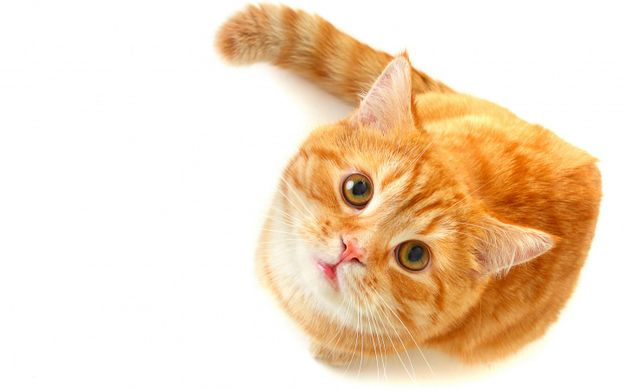
#> input picture numpy_examples/cat_picture.jpg, 624 x 390 px
$ python main.py
#> lines starting #> are read from the running program, lines starting #| are printed output that depends on the picture
### numpy_examples/images.py
import numpy as np
import os
import matplotlib.pyplot as plt
from PIL import Image


def images_processing():
    pic = Image.open(os.path.dirname(os.path.abspath(__file__)) + "/cat_picture.jpg")
#> pic is the input picture: PIL image 624x390 RGB; mean R, G, B 242.5, 220.3, 195.8
    print(pic)
#| <PIL.JpegImagePlugin.JpegImageFile image mode=RGB size=624x390 at 0x7EFD382A5C90>
    pic_arr = np.asarray(pic)
    print(pic_arr)
#> (printed output is left out)
    print(pic_arr.shape)
#| (390, 624, 3)

    plt.imshow(pic_arr)

    pic_red = pic_arr.copy()

    # R G B
    pic_red = pic_red[:, :, 1]
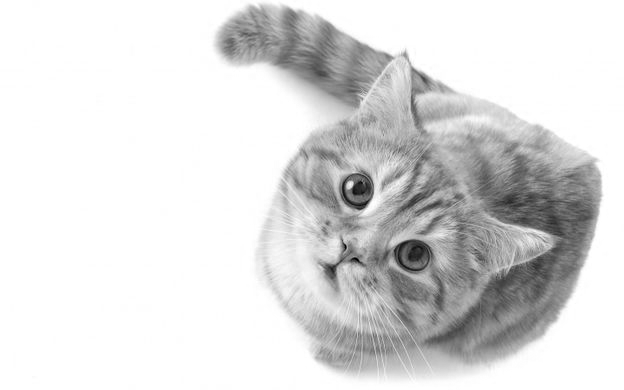
#> pic_red: shape (390, 624); min 0, max 255, mean 220.3

### numpy_examples/arrays.py
import numpy as np


def numpy_base_functions():
    arange_of_values = np.arange(start=0, stop=10, step=2) # Creates integer
    print(arange_of_values)
    group_zeroes = np.zeros(shape=(10, 5)) # Creates Floats ( Matrix of floats )
    print(group_zeroes)
    group_ones = np.ones(shape=(4,2))
    print(group_ones)

### main.py
from numpy_examples import arrays, images


def main():
    print("********************* \n\n")
    arrays.numpy_base_functions()
    print("********************* \n\n")
    images.images_processing()


if __name__ is "__main__":
    main()
